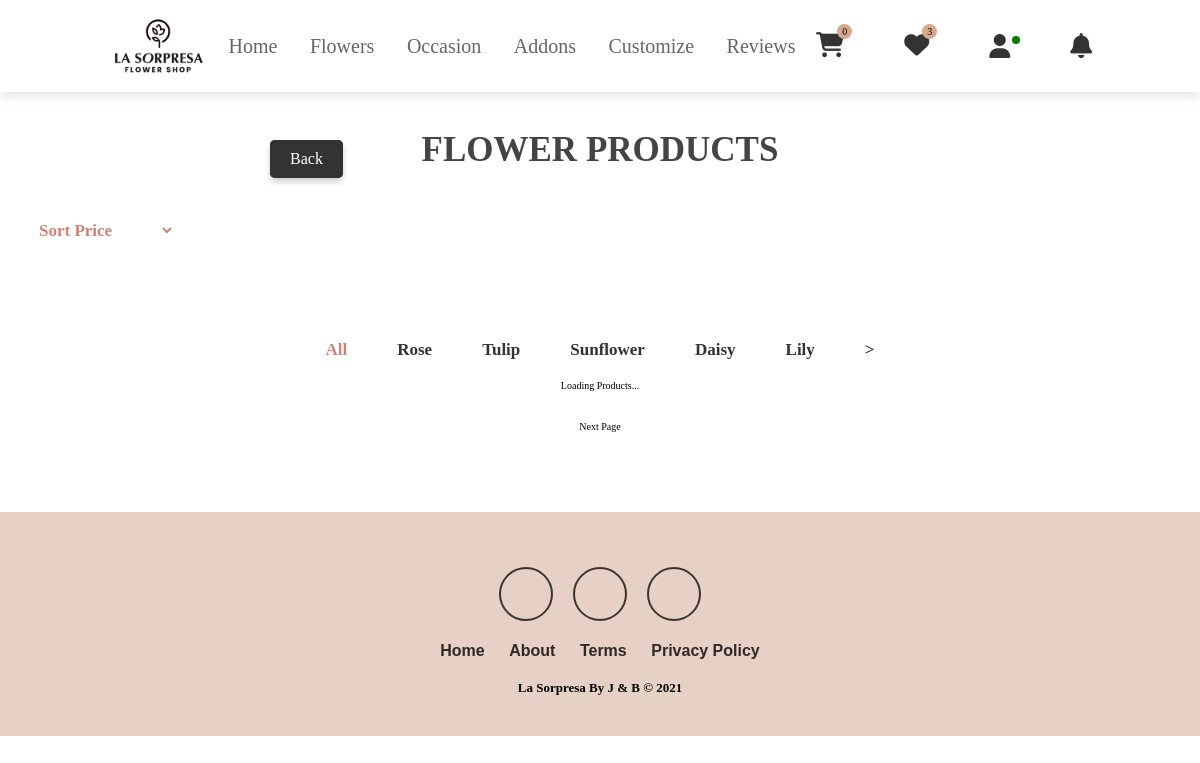
Screenshot of /users/products.php (signed in) with the database file from the repository.
### tables this page shows
CREATE TABLE `end_category` (
  `ecat_id` int(11) NOT NULL,
  `ecat_name` varchar(255) NOT NULL,
  `mcat_id` int(11) NOT NULL
);

### users/products.php (the view, shortened to what this page needs)
<?php
include("../admin/inc/config.php");
?>
<?php include('navuser.php'); ?>
<link rel="stylesheet" href="../css/navhead.css?">
<section>
   <div class="container">
      <h3 class="title"> Flower products </h3>
      <?php
$statement = $pdo->prepare("
    SELECT *
    FROM end_category t1
    JOIN mid_category t2
    ON t1.mcat_id = t2.mcat_id
    WHERE t1.mcat_id = 3 /* Only get categories for the mid-category with ID 3 */
    ORDER BY t1.ecat_id ASC
");
$statement->execute();
$result = $statement->fetchAll(PDO::FETCH_ASSOC);
?>
<?php include('back.php'); ?>
<button onclick="history.back()" class="btn btn-secondary">Back</button>
<div class="filter-condition">
    <select name="" id="select">
        <option value="Default">Sort Price</option>
    </select>
</div>
<ul class="indicator">
    <li data-filter="all" class="active">
        <a href="#" onclick="filterProducts('all', this)">All</a>
    </li>
    <?php
    if (!empty($result) && is_array($result)) {
        $limit = 5;
        $count = 0;
        $page = isset($_GET['page']) ? $_GET['page'] : 1;
        $start = ($page - 1) * $limit;
        $categoriesToShow = array_slice($result, $start, $limit);
        foreach ($categoriesToShow as $row) {
            echo '<li data-filter="' . htmlspecialchars($row['ecat_id']) . '">
                    <a href="#" onclick="filterProducts(\'' . htmlspecialchars($row['ecat_id']) . '\', this)">' . htmlspecialchars($row['ecat_name']) . '</a>
                  </li>';
            $count++;
        }
        if ($count == $limit && count($result) > $page * $limit) {
            $nextPage = $page + 1;
            echo '<li class="next-page">
                    <a href="?page=' . $nextPage . '" onclick="loadMoreCategories()">&gt;</a>
                  </li>';
        }
    } else {
        echo '<li>No categories available.</li>';
    }
    ?>
</ul>
<div class="products-container" id="productContainer">
</div>
   <ul class="listPage">
        <li>Next Page</li>
   </ul>
</section>
    <?php include('footers.php'); ?>
</body>
<?php include('../loading.php'); ?>

### css/footer.css (style rules this page uses)
:root { --pink: #e84393; --main: #d0bcb3; --font: #d18276; --button: #d6a98f; --footer: #e7d0c5 ; }

### css/main.css (style rules this page uses)
:root { --pink: #e84393; --main: #d0bcb3; --font: #d18276; --button: #d6a98f; --bg: rgb(233, 221, 204); }
* { margin: 0; padding: 0; font-family: "NudMotoya Maru W55 W5"; outline: none; border: none; text-decoration: none; text-transform: capitalize; transition: .2s linear; }
html { font-size: 62.5%; scroll-behavior: smooth; scroll-padding-top: 6rem; overflow-x: hidden; }
section { padding: 2rem 9%; }
.btn { display: inline-block; margin-top: 1rem; border-radius: 8px; background: #333; color: #fff; padding: .9rem 3.5rem; cursor: pointer; font-size: 1.7rem; margin-top: 100px; }
.container { display: flex; padding: 20px; }

### css/navhead.css (style rules this page uses)
:root { --pink: #e84393; --pink: #e84393; --main: #d0bcb3; --font: #d18276; --button: #d6a98f; }
* { margin: 0; padding: 0; font-family: "NudMotoya Maru W55 W5"; outline: none; border: none; text-decoration: none; text-transform: capitalize; transition: .2s linear; }
html { font-size: 62.5%; scroll-behavior: smooth; scroll-padding-top: 6rem; overflow-x: hidden; }
.container { max-width: 100%; margin: 0 auto; padding: 3rem 2rem; display: flex; flex-direction: column; align-items: center; }
.container .title { font-size: 3.5rem; color: #444; margin-bottom: 1rem; text-transform: uppercase; text-align: center; padding-top: 8rem; white-space: nowrap; text-overflow: ellipsis; }
.container .products-container { display: grid; grid-template-columns: repeat(auto-fit, minmax(250px, 1fr)); gap: 1rem; justify-items: center; align-items: center; width: 100%; max-width: 1200px; }
.indicator { list-style: none; display: flex; justify-content: center; padding: 0; margin: 0 10px 20px; border-radius: 5px; }
.indicator li { margin: 0 10px; }
.indicator li a { text-decoration: none; padding: 10px 15px; color: #333; font-size: 1.7rem; font-weight: bold; border-radius: 3px; transition: color 0.3s; }
.indicator li.active a { color: var(--font); }
.indicator li { color: #6c757d; font-family: "NudMotoya Maru W55 W5"; }
.filter-condition { padding: 20px; height: 100px; font-size: 1.7rem; font-weight: bold; margin-left: -100rem; margin-top: 20px; border-top-left-radius: 10px; border-bottom-left-radius: 10px; }
.filter-condition select { width: 150px; padding: 0 0 0 10px; font-size: 1.7rem; border: none; outline: none; font-weight: bold; color: var(--font); background: transparent; cursor: pointer; border-top-left-radius: 5px; border-bottom-left-radius: 5px; }
.listPage { padding:10px; text-align: center; list-style: none; }
.listPage li { background-color: #ffffffBD; padding:20px; display: inline-block; margin:0 10px; cursor: pointer; }

### users/back.php (style rules this page uses)
.btn-secondary { position: fixed; top: 4rem; left: 27rem; background-color: #333; color: #ffffff; border: none; border-radius: 5px; padding: 10px 20px; font-size: 16px; cursor: pointer; box-shadow: 0px 4px 6px rgba(0, 0, 0, 0.1); transition: background-color 0.3s ease; }

### rows the page displays
end_category: ecat_name "Rose"
end_category: ecat_name "Tulip"
end_category: ecat_name "Sunflower"
end_category: ecat_name "Daisy"
end_category: ecat_name "Lily"

### other values shown
$count "0"
$count "3"
